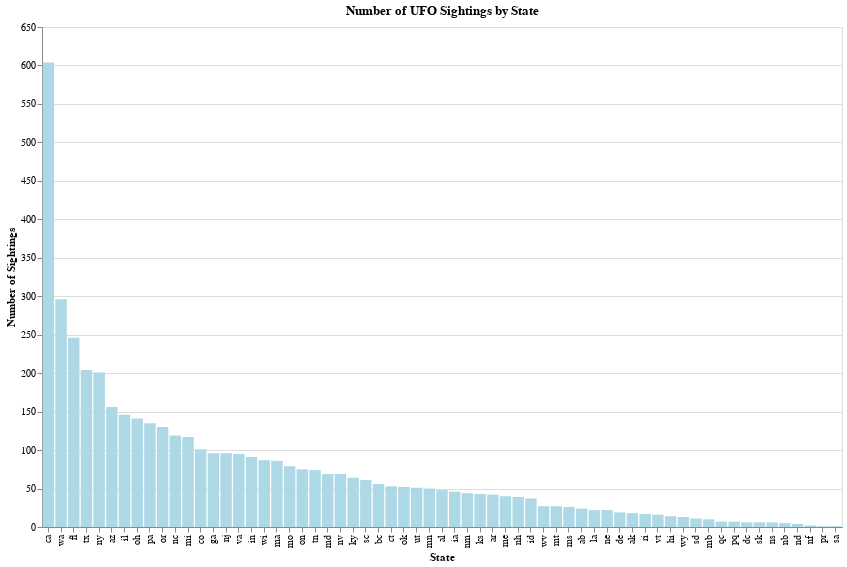

Notebook source saved alongside this figure:
### Code cell
state_counts = subset_df['State'].value_counts().reset_index()
state_counts.columns = ['State', 'Sightings']
hover = alt.selection_single(fields=['State'],  on='mouseover', empty='none')

bar_chart = alt.Chart(state_counts).mark_bar().encode(
    x=alt.X('State:N', title='State', sort='-y'),
    y=alt.Y('Sightings:Q', title='Number of Sightings'),
    color=alt.condition(
        hover, alt.value('orange'), alt.value('lightblue') 
    ),
    tooltip=['State', 'Sightings']
).add_selection(
    hover  
).properties(
    title="Number of UFO Sightings by State",
    width=800,
    height=500
)
bar_chart

### Figure 1 — Vega-Lite specification as saved in the notebook (floating-point values rounded to 4 significant figures)
{"config": {"view": {"continuousWidth": 300, "continuousHeight": 300}}, "data": {"name": "data-6fd1b637c5e59fe09671a6ec31eb5979"}, "mark": {"type": "bar"}, "encoding": {"color": {"condition": {"param": "param_3", "value": "orange", "empty": false}, "value": "lightblue"}, "tooltip": [{"field": "State", "type": "nominal"}, {"field": "Sightings", "type": "quantitative"}], "x": {"field": "State", "sort": "-y", "title": "State", "type": "nominal"}, "y": {"field": "Sightings", "title": "Number of Sightings", "type": "quantitative"}}, "height": 500, "params": [{"name": "param_3", "select": {"type": "point", "fields": ["State"], "on": "mouseover"}}], "title": "Number of UFO Sightings by State", "width": 800, "$schema": "https://vega.github.io/schema/vega-lite/v5.8.0.json", "datasets": {"data-6fd1b637c5e59fe09671a6ec31eb5979": [{"State": "ca", "Sightings": 604}, {"State": "wa", "Sightings": 296}, {"State": "fl", "Sightings": 246}, {"State": "tx", "Sightings": 204}, {"State": "ny", "Sightings": 201}, {"State": "az", "Sightings": 156}, {"State": "il", "Sightings": 146}, {"State": "oh", "Sightings": 141}, {"State": "pa", "Sightings": 135}, {"State": "or", "Sightings": 130}, {"State": "nc", "Sightings": 119}, {"State": "mi", "Sightings": 117}, {"State": "co", "Sightings": 101}, {"State": "ga", "Sightings": 96}, {"State": "nj", "Sightings": 96}, {"State": "va", "Sightings": 95}, {"State": "in", "Sightings": 91}, {"State": "wi", "Sightings": 87}, {"State": "ma", "Sightings": 86}, {"State": "mo", "Sightings": 79}, {"State": "on", "Sightings": 75}, {"State": "tn", "Sightings": 74}, {"State": "md", "Sightings": 69}, {"State": "nv", "Sightings": 69}, {"State": "ky", "Sightings": 64}, {"State": "sc", "Sightings": 61}, {"State": "bc", "Sightings": 56}, {"State": "ct", "Sightings": 53}, {"State": "ok", "Sightings": 52}, {"State": "ut", "Sightings": 51}, {"State": "mn", "Sightings": 50}, {"State": "al", "Sightings": 48}, {"State": "ia", "Sightings": 46}, {"State": "nm", "Sightings": 44}, {"State": "ks", "Sightings": 43}, {"State": "ar", "Sightings": 42}, {"State": "me", "Sightings": 40}, {"State": "nh", "Sightings": 39}, {"State": "id", "Sightings": 37}, {"State": "wv", "Sightings": 27}, {"State": "mt", "Sightings": 27}, {"State": "ms", "Sightings": 26}, {"State": "ab", "Sightings": 24}, {"State": "la", "Sightings": 22}, {"State": "ne", "Sightings": 22}, {"State": "de", "Sightings": 19}, {"State": "ak", "Sightings": 18}, {"State": "ri", "Sightings": 17}, {"State": "vt", "Sightings": 16}, {"State": "hi", "Sightings": 14}, {"State": "wy", "Sightings": 13}, {"State": "sd", "Sightings": 11}, {"State": "mb", "Sightings": 10}, {"State": "qc", "Sightings": 7}, {"State": "pq", "Sightings": 7}, {"State": "dc", "Sightings": 6}, {"State": "sk", "Sightings": 6}, {"State": "ns", "Sightings": 6}, {"State": "nb", "Sightings": 5}, {"State": "nd", "Sightings": 4}, {"State": "nf", "Sightings": 2}, {"State": "pr", "Sightings": 1}, {"State": "sa", "Sightings": 1}]}}
